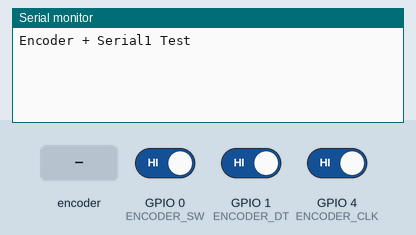
Recording of a sketch running on a simulated ESP32. Shown: the last lines printed to the serial monitor. The inputs (shaded band) are chosen by the test bench; at power-on: GPIO 0 (ENCODER_SW) HIGH, GPIO 1 (ENCODER_DT) HIGH, GPIO 4 (ENCODER_CLK) HIGH.

Above: at 1.3 s.
1.4 s: rotary encoder on GPIO 4 (ENCODER_CLK) / GPIO 1 (ENCODER_DT) turned 1 step (first pin leading)
At 2.4 s:
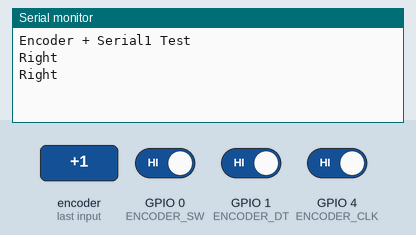
3.1 s: GPIO 0 (ENCODER_SW) driven LOW
At 4.3 s:
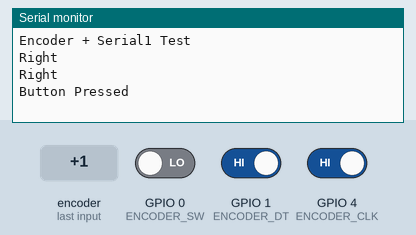
4.6 s: rotary encoder on GPIO 4 (ENCODER_CLK) / GPIO 1 (ENCODER_DT) turned 2 steps (second pin leading)
At 5.9 s:
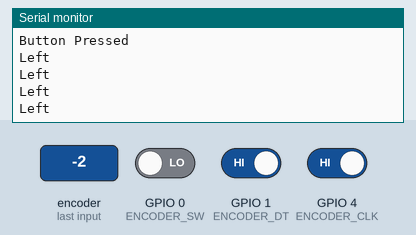

Measured:
- after the input at 1.4 s, the serial monitor: prints a new line at once (image 1)
- after the input at 3.1 s, the serial monitor: prints a new line at once (image 2)
- after the input at 4.6 s, the serial monitor: prints a new line at once (image 3)

The sketch:

SerialBridgeEncoder.ino
```cpp
#define ENCODER_CLK 4
#define ENCODER_DT  1
#define ENCODER_SW  0

int lastState = HIGH;
bool lastBtnState = HIGH;
int lastPos = 0;

void setup() {
  Serial.begin(115200);
  Serial1.begin(115200, SERIAL_8N1, 20, 21); // TX=21, RX=20
  delay(100);
  Serial.println("Encoder + Serial1 Test");

  pinMode(ENCODER_CLK, INPUT_PULLUP);
  pinMode(ENCODER_DT, INPUT_PULLUP);
  pinMode(ENCODER_SW, INPUT_PULLUP);

  lastState = digitalRead(ENCODER_CLK);
}

void loop() {
  // Rotary turn detection
  int clkState = digitalRead(ENCODER_CLK);
  if (clkState != lastState) {
    if (digitalRead(ENCODER_DT) != clkState) {
      lastPos++;
      Serial.println("Right");
      Serial1.println("Right");
    } else {
      lastPos--;
      Serial.println("Left");
      Serial1.println("Left");
    }
  }
  lastState = clkState;

  // Button press detection
  bool btn = digitalRead(ENCODER_SW);
  if (btn == LOW && lastBtnState == HIGH) {
    Serial.println("Button Pressed");
    Serial1.println("Button Pressed");
  }
  lastBtnState = btn;

  delay(2); // debounce
}
```
